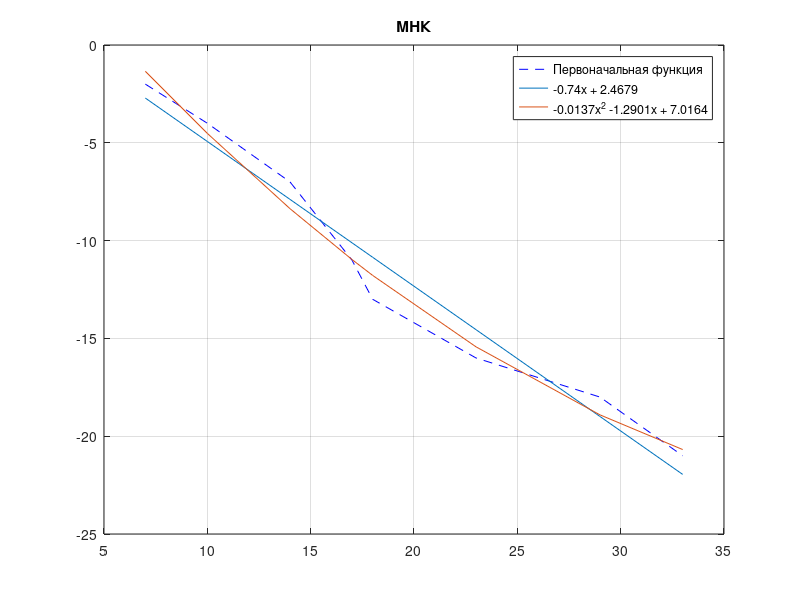

This figure's MATLAB source:
%Вариант 16
X = [7 10 14 17 18 23 29 33];
Y = [-2 -4 -7 -11 -13 -16 -18 -21];
N = 8;
plot(X, Y, 'b--');

%Блок переменных
sum_x = 0; %сумма x
sum_x_sqr = 0; %сумма x^2
sum_x_cube = 0; %сумма x^3
sum_x_4 = 0; %сумма х^4
sum_xy = 0; %сумма х * у
sum_x2y = 0; %сумма х^2 * y 
sum_y = 0; %сумма y
mid_x = 0; %x среднее
mid_y = 0; %y среднее
top_a = 0; %числитель коэффициента а
bottom_a = 0; %знаменатель коэффициента а

%Блок вычислений
for i = 1:N
    sum_x = sum_x + X(i);
    sum_x_sqr = sum_x_sqr + X(i) .^ 2;
    sum_x_cube = sum_x_cube + X(i) .^ 3;
    sum_x_4 = sum_x_4 + X(i) .^ 4;
    sum_x2y = sum_x2y + (X(i)).^2 .* Y(i);
    sum_xy = sum_xy + X(i) .* Y(i);
    mid_x = sum_x ./ N;
    sum_y = sum_y + Y(i);
    mid_y = sum_y ./ N;
end

for i = 1:N
   top_a = top_a + ((X(i) - mid_x) .* (Y(i) - mid_y));
   bottom_a = bottom_a + (X(i) - mid_x).^2;
end

a = top_a ./ bottom_a;
b = mid_y - a .* mid_x;


%Построение МНК для линейной функции
f = Y;
for i = 1:N
    f(i) = a .* X(i) + b;
end
hold on;
plot(X, f);
hold off;


%МНК для квадратической функции
%https://excel2.ru/articles/mnk-kvadratichnaya-zavisimost-v-ms-excel#:~:text=%D0%9C%D0%B5%D1%82%D0%BE%D0%B4%20%D0%BD%D0%B0%D0%B8%D0%BC%D0%B5%D0%BD%D1%8C%D1%88%D0%B8%D1%85%20%D0%BA%D0%B2%D0%B0%D0%B4%D1%80%D0%B0%D1%82%D0%BE%D0%B2%20(%D0%9C%D0%9D%D0%9A)%20%D0%BE%D1%81%D0%BD%D0%BE%D0%B2%D0%B0%D0%BD,%D0%9C%D0%B5%D1%82%D0%BE%D0%B4%20%D0%BD%D0%B0%D0%B8%D0%BC%D0%B5%D0%BD%D1%8C%D1%88%D0%B8%D1%85%20%D0%BA%D0%B2%D0%B0%D0%B4%D1%80%D0%B0%D1%82%D0%BE%D0%B2%20(%D0%B0%D0%BD%D0%B3%D0%BB.
matr = [N sum_x sum_x_sqr;
        sum_x sum_x_sqr sum_x_cube;
        sum_x_sqr sum_x_cube sum_x_4;];

%Решение системы через обратную матрицу
invMatr = inv(matr);
sums = [sum_y; sum_xy; sum_x2y];


%Элементы матрицы  = коэффициенты a b c
A = invMatr * sums;
c_1 = A(1);
b_1 = A(2);
a_1 = A(3);

%Построение МНК для квадратической функции
F(8) = 1;
for i = 1:N
    F(i) = a_1 .* (X(i))^2 + b_1 .* X(i) + c_1;
end


hold on;
plot(X, F);
grid on;
title('МНК');
legend('Первоначальная функция', '-0.74х + 2.4679', '-0.0137x^2 -1.2901x + 7.0164') 
hold off;


